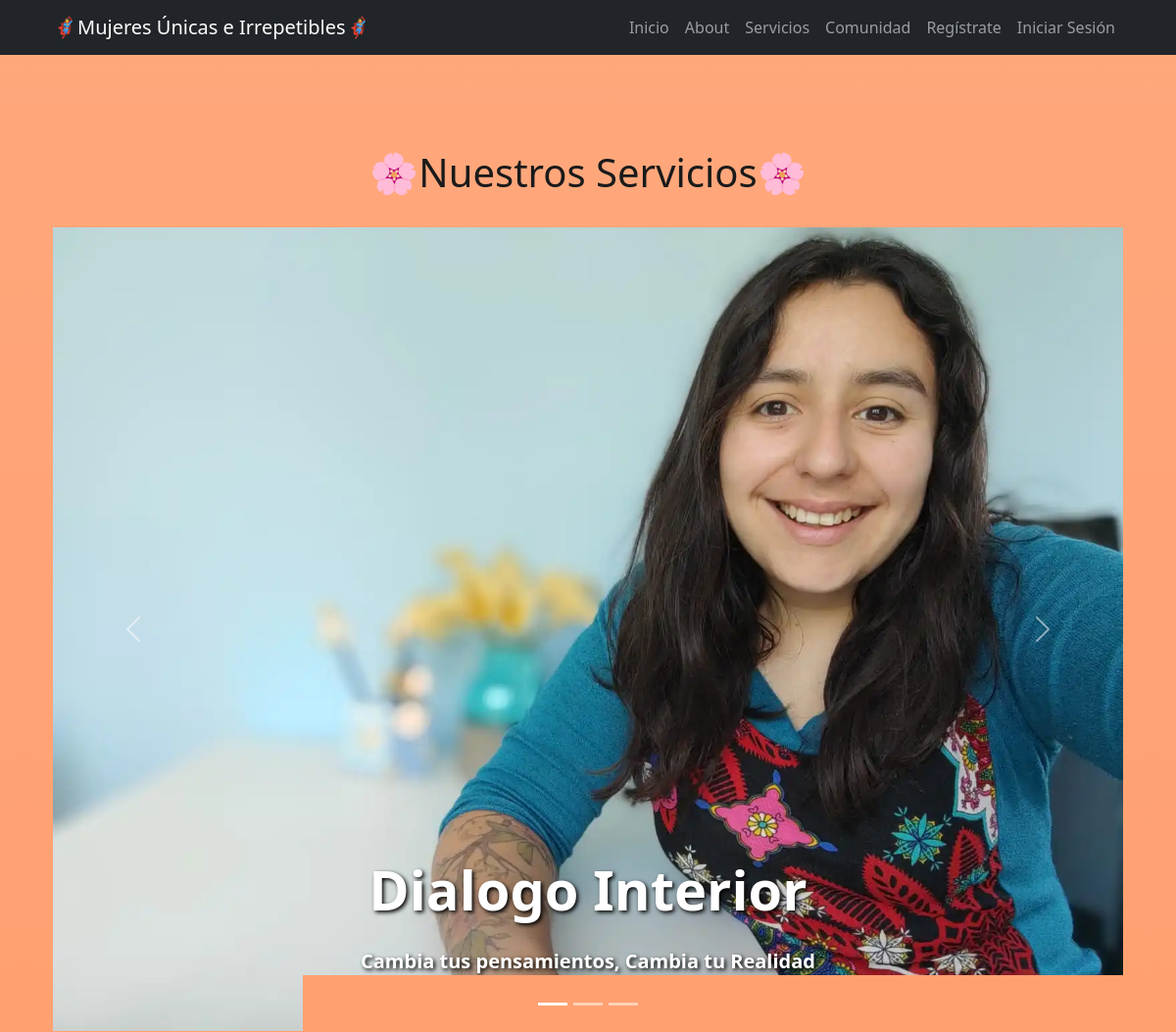
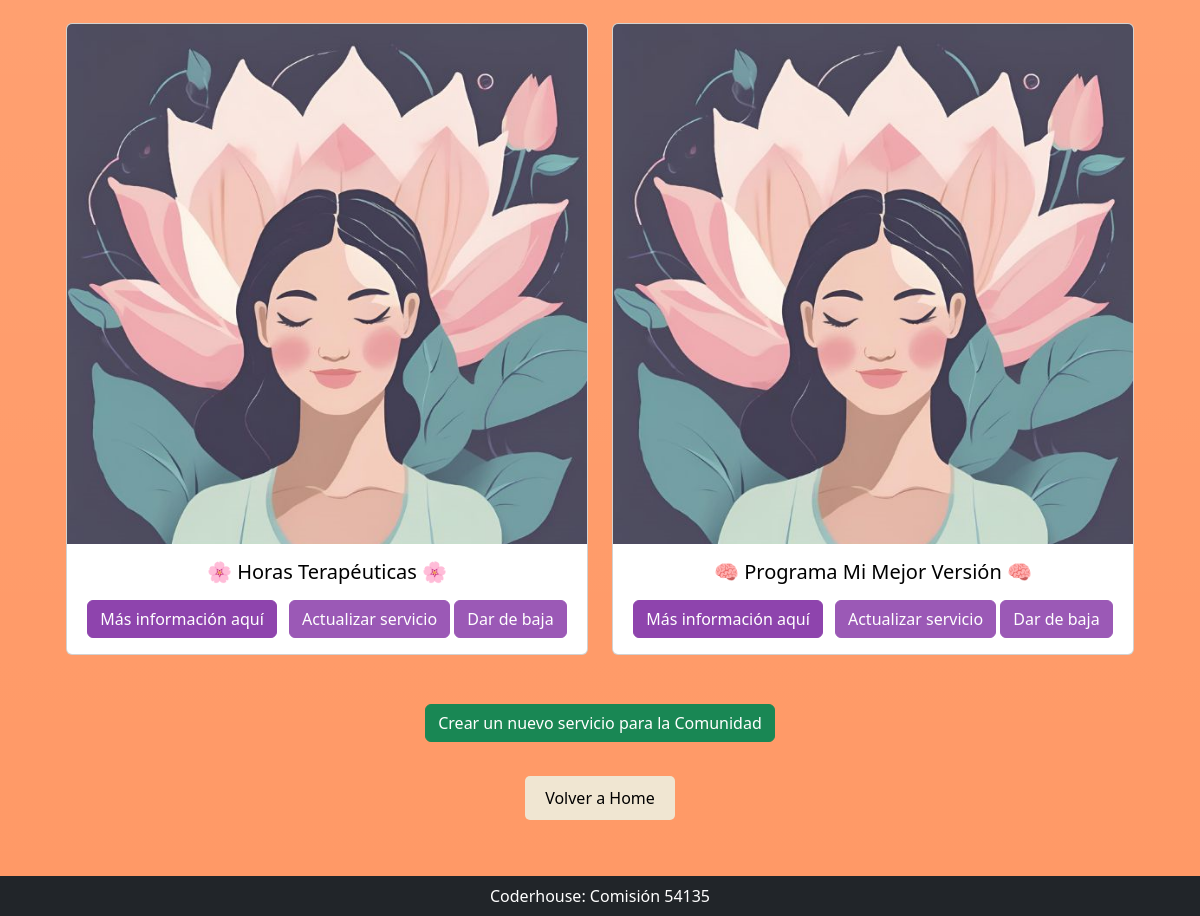
The app's page /servicios/ with its own data (2 pictures, top to bottom).
### servicios/models.py (models this page shows, shortened)
class Servicios(models.Model):
    nombre = models.CharField(max_length=200, unique=True)
    descripcion = models.CharField(max_length=300, verbose_name="descripción")
    valor = models.FloatField()
    class Meta:
        verbose_name = "Nuestros Servicios"
        verbose_name_plural = "Nuestros Servicios"

### servicios/views.py (the view)
# urls.py: path('', views.home, name="home"),
def home(request):
    consulta_servicios = models.Servicios.objects.all()
    context = {"servicios": consulta_servicios}
    return render(request, "servicios/index.html", context)

### servicios/templates/servicios/index.html (shortened to what this page needs)
{% extends 'core/base.html' %}
{% load static %}
{% block titulo %}
  <h1 style="color: #1a1a1a;">🌸Nuestros Servicios🌸</h1>
  <br>
{% endblock titulo %}
{% block contenido %}
  <div>
    <div id="carouselExampleCaptions" class="carousel slide">
      <div class="carousel-indicators">
        <button type="button"
                data-bs-target="#carouselExampleCaptions"
                data-bs-slide-to="0"
                class="active"
                aria-current="true"
                aria-label="Slide 1"></button>
        <button type="button"
                data-bs-target="#carouselExampleCaptions"
                data-bs-slide-to="1"
                aria-label="Slide 2"></button>
        <button type="button"
                data-bs-target="#carouselExampleCaptions"
                data-bs-slide-to="2"
                aria-label="Slide 3"></button>
      </div>
      <div class="carousel-inner">
        <div class="carousel-item active">
          <img src="{% static 'core/img/carrusel1.webp' %}"
               class="d-block w-100"
               alt="...">
          <div class="carousel-caption d-none d-md-block">
            <h5 class="text-white fw-bold display-4 mb-4" style="text-shadow: 2px 2px 4px #000;">Dialogo Interior</h5>
            <p class="text-white fw-bold lead" style="text-shadow: 2px 2px 4px #000;">Cambia tus pensamientos, Cambia tu Realidad</p>
          </div>
        </div>
      </div>
      <button class="carousel-control-prev"
              type="button"
              data-bs-target="#carouselExampleCaptions"
              data-bs-slide="prev">
        <span class="carousel-control-prev-icon" aria-hidden="true"></span>
      </button>
      <button class="carousel-control-next"
              type="button"
              data-bs-target="#carouselExampleCaptions"
              data-bs-slide="next">
        <span class="carousel-control-next-icon" aria-hidden="true"></span>
      </button>
    </div>
  </div>
  <div class="container mt-4">
    <div class="row">
        {% for servicio in servicios %}
        <div class="col-md-6 mb-4">
            <div class="card">
                <img src="{% static 'core/img/servicios1.webp' %}" class="card-img-top" alt="Imagen del servicio">
                <div class="card-body">
                    <h5 class="card-title text-center" style="color: black;">{{ servicio.nombre }}</h5>
                    <div class="text-center mt-3">
                        <a href="{% url 'servicios:servicios_detalle' servicio.id %}" class="btn btn-primary me-2" style="background-color: #8e44ad; border-color: #8e44ad; color: #fff;">
                            Más información aquí
                        </a>
                        <a href="{% url 'servicios:servicios_actualizar' servicio.id %}" class="btn btn-warning" style="background-color: #9b59b6; border-color: #9b59b6; color: #fff;">
                            Actualizar servicio
                        </a>
                        <a href="{% url 'servicios:servicios_borrar' servicio.id %}" class="btn btn-warning" style="background-color: #9b59b6; border-color: #9b59b6; color: #fff;">
                          Dar de baja
                      </a>
                    </div>
                </div>
            </div>
        </div>
        {% endfor %}
    </div>
    <div class="fs-4 py-4">
      <a href="{% url 'servicios:servicios_crear' %}" class="btn btn-success">Crear un nuevo servicio para la Comunidad</a>
    </div>
    <div>
      <button style="margin-top: 10px; background-color: #f0e6d2; border: none; padding: 10px 20px; border-radius: 5px;">
          <a href="{% url 'core:home' %}" style="text-decoration: none; color: black;">Volver a Home</a>
      </button>
    </div>
</div>
{% endblock contenido %}

### core/templates/core/base.html (style rules this page uses)
body { background-color: #fdf6e3; color: #586e75; }

### records on screen
Servicios: nombre "🌸 Horas Terapéuticas 🌸"
Servicios: nombre "🧠 Programa Mi Mejor Versión 🧠"
